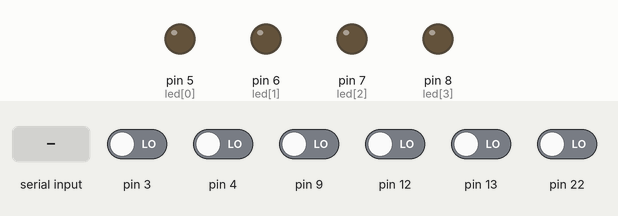
This sketch was run on a simulated Arduino Uno, built with avr-gcc and run on an emulated ATmega328P. Shown: output pins drawn as LEDs (lit = HIGH). The test bench sets the inputs (shaded band); at power-on: pin 3, pin 4, pin 9, pin 12, pin 13, pin 22 LOW. What the sketch prints to the serial monitor is not drawn.

Above: at 1.2 s.
1.3 s: "1\n" received over Serial
At 2.0 s:
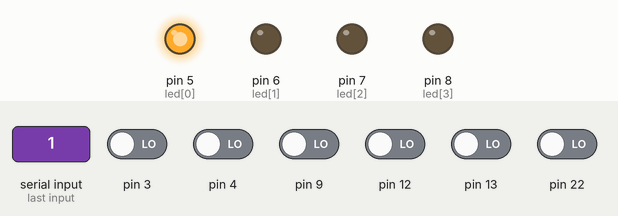
2.8 s: "90,45\n" received over Serial
4.3 s: "30,150\n" received over Serial
5.8 s: "90,45\n" received over Serial
At 6.8 s:
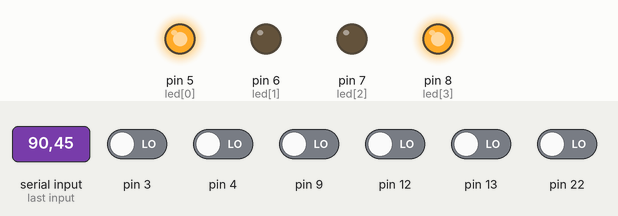
7.3 s: "30,150\n" received over Serial
At 7.9 s:
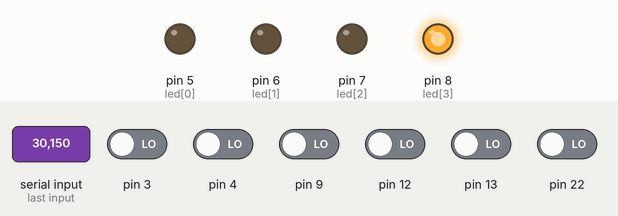
Timing chart, 0 to 9.8 s (numbered marks = the images above; inputs shaded):
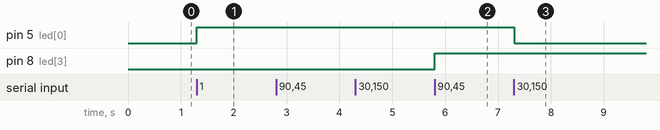

Measured:
- after the input at 1.3 s, pin 5 (led[0]): LOW → HIGH at once
- after the input at 4.3 s, every drawn part: stays the same
- after the input at 5.8 s, pin 8 (led[3]): LOW → HIGH at once
- after the input at 7.3 s, pin 5 (led[0]): HIGH → LOW at once

The sketch:

blueboothLED.ino
```cpp
//arduino uno bluetooth control leds in smart home
uint8_t led[4] = {5,6,7,8}; // pin for LED 1,2,3,4
char command1,command2;
String string;
  void setup()
  {
    Serial.begin(9600);
    for (int i=0; i<4; i++)
        pinMode(led[i], OUTPUT); //set all LED pin as OUTPUT
  }

  void loop()
  {
    if (Serial.available() > 1) //run if 1 bit or more data received
    {
    string = "";
        command1 = Serial.read();
        command2 = Serial.read();
        switchled(command1-'0',command2-'0');
    string = command1+command2;
    }
    delay(1);
  }
void switchled(char pinLED,char statusLED)
{
    if (statusLED == 0 || statusLED == 1)
    digitalWrite(led[pinLED-1],statusLED);
    else
    digitalWrite(led[pinLED-1],!digitalRead(led[pinLED-1]));

    Serial.print("LED ");
    Serial.print(pinLED);
    Serial.print(" = ");
    Serial.print(digitalRead(pinLED));
}
```
